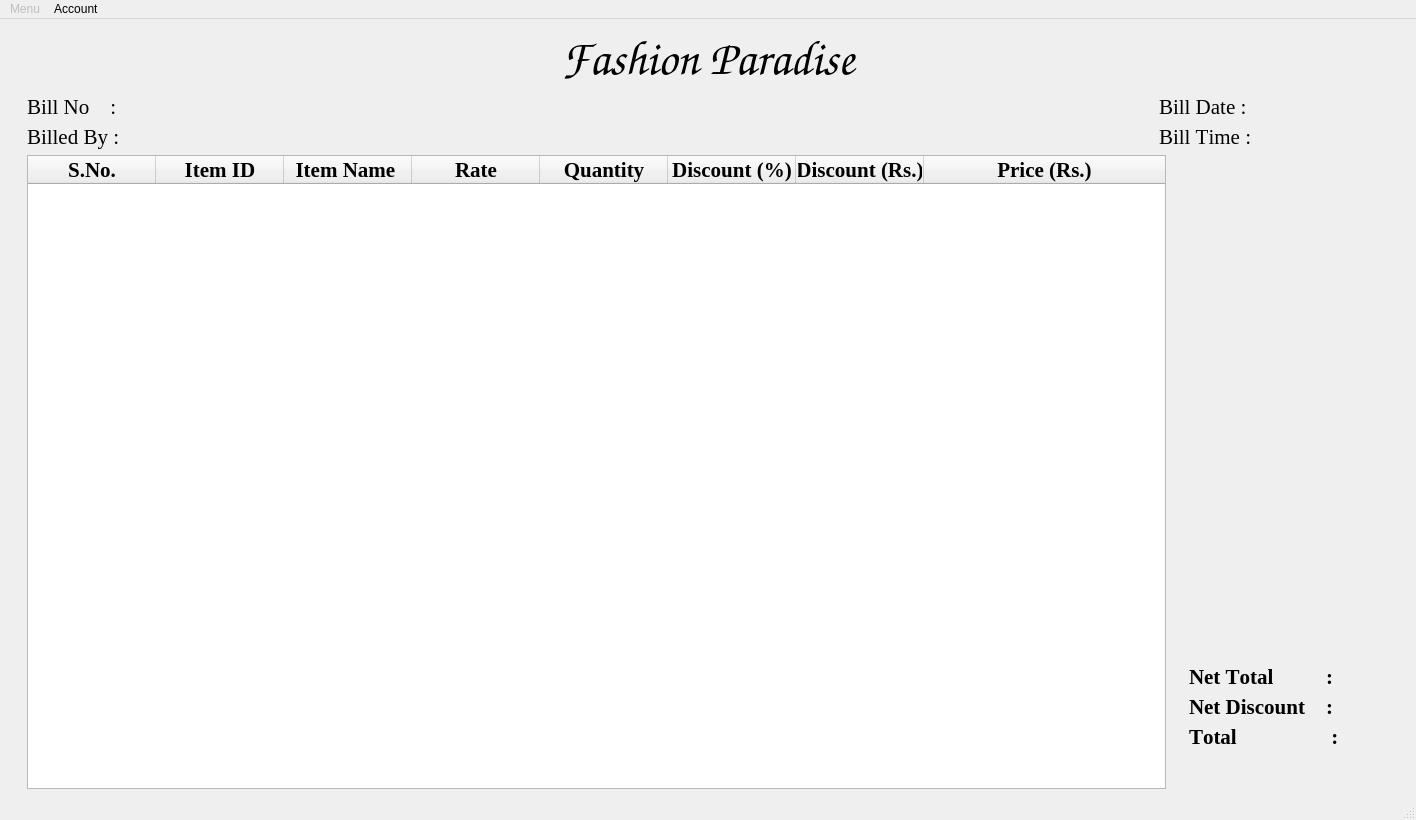
<?xml version="1.0" encoding="UTF-8"?>
<ui version="4.0">
 <class>MainWindow</class>
 <widget class="QMainWindow" name="MainWindow">
  <property name="geometry">
   <rect>
    <x>0</x>
    <y>0</y>
    <width>1416</width>
    <height>820</height>
   </rect>
  </property>
  <property name="minimumSize">
   <size>
    <width>1280</width>
    <height>720</height>
   </size>
  </property>
  <property name="font">
   <font>
    <kerning>false</kerning>
   </font>
  </property>
  <property name="windowTitle">
   <string>MainWindow</string>
  </property>
  <widget class="QWidget" name="centralwidget">
   <layout class="QGridLayout" name="gridLayout_15">
    <item row="0" column="0">
     <layout class="QGridLayout" name="gridLayout_14">
      <item row="0" column="0">
       <layout class="QGridLayout" name="gridLayout_13">
        <item row="0" column="0">
         <layout class="QGridLayout" name="gridLayout_10">
          <item row="0" column="0">
           <spacer name="horizontalSpacer_2">
            <property name="orientation">
             <enum>Qt::Horizontal</enum>
            </property>
            <property name="sizeType">
             <enum>QSizePolicy::Minimum</enum>
            </property>
            <property name="sizeHint" stdset="0">
             <size>
              <width>18</width>
              <height>20</height>
             </size>
            </property>
           </spacer>
          </item>
          <item row="0" column="1">
           <layout class="QGridLayout" name="gridLayout_9">
            <item row="0" column="0">
             <layout class="QGridLayout" name="gridLayout_6">
              <item row="0" column="0">
               <widget class="QLabel" name="label_2">
                <property name="font">
                 <font>
                  <family>Comic Sans MS</family>
                  <pointsize>36</pointsize>
                  <kerning>false</kerning>
                 </font>
                </property>
                <property name="text">
                 <string>Fashion Paradise</string>
                </property>
                <property name="alignment">
                 <set>Qt::AlignCenter</set>
                </property>
               </widget>
              </item>
              <item row="1" column="0">
               <layout class="QGridLayout" name="gridLayout_2">
                <item row="0" column="0">
                 <layout class="QGridLayout" name="gridLayout">
                  <item row="0" column="0">
                   <widget class="QLabel" name="Bill_Number_Label">
                    <property name="font">
                     <font>
                      <family>Times New Roman</family>
                      <pointsize>16</pointsize>
                      <kerning>false</kerning>
                     </font>
                    </property>
                    <property name="whatsThis">
                     <string extracomment="Bill Identification Number"/>
                    </property>
                    <property name="text">
                     <string>Bill No    :     </string>
                    </property>
                   </widget>
                  </item>
                  <item row="1" column="0">
                   <widget class="QLabel" name="Billed_By_Label">
                    <property name="font">
                     <font>
                      <family>Times New Roman</family>
                      <pointsize>16</pointsize>
                      <kerning>false</kerning>
                     </font>
                    </property>
                    <property name="whatsThis">
                     <string extracomment="Staff who is billing"/>
                    </property>
                    <property name="text">
                     <string>Billed By :                          </string>
                    </property>
                   </widget>
                  </item>
                 </layout>
                </item>
                <item row="0" column="1">
                 <spacer name="horizontalSpacer">
                  <property name="orientation">
                   <enum>Qt::Horizontal</enum>
                  </property>
                  <property name="sizeHint" stdset="0">
                   <size>
                    <width>40</width>
                    <height>20</height>
                   </size>
                  </property>
                 </spacer>
                </item>
                <item row="0" column="2">
                 <layout class="QGridLayout" name="gridLayout_3">
                  <item row="0" column="0">
                   <widget class="QLabel" name="Bill_Date_Label">
                    <property name="sizePolicy">
                     <sizepolicy hsizetype="Fixed" vsizetype="Fixed">
                      <horstretch>0</horstretch>
                      <verstretch>0</verstretch>
                     </sizepolicy>
                    </property>
                    <property name="font">
                     <font>
                      <family>Times New Roman</family>
                      <pointsize>16</pointsize>
                      <kerning>false</kerning>
                     </font>
                    </property>
                    <property name="whatsThis">
                     <string extracomment="Date of the Bill"/>
                    </property>
                    <property name="frameShape">
                     <enum>QFrame::NoFrame</enum>
                    </property>
                    <property name="text">
                     <string>Bill Date :                           </string>
                    </property>
                   </widget>
                  </item>
                  <item row="1" column="0">
                   <widget class="QLabel" name="Bill_Time_Label">
                    <property name="font">
                     <font>
                      <family>Times New Roman</family>
                      <pointsize>16</pointsize>
                      <kerning>false</kerning>
                     </font>
                    </property>
                    <property name="whatsThis">
                     <string extracomment="Time of the Bill"/>
                    </property>
                    <property name="text">
                     <string>Bill Time :                    </string>
                    </property>
                   </widget>
                  </item>
                 </layout>
                </item>
               </layout>
              </item>
             </layout>
            </item>
            <item row="0" column="1">
             <spacer name="horizontalSpacer_7">
              <property name="orientation">
               <enum>Qt::Horizontal</enum>
              </property>
              <property name="sizeType">
               <enum>QSizePolicy::Minimum</enum>
              </property>
              <property name="sizeHint" stdset="0">
               <size>
                <width>18</width>
                <height>20</height>
               </size>
              </property>
             </spacer>
            </item>
           </layout>
          </item>
         </layout>
        </item>
        <item row="1" column="0">
         <layout class="QGridLayout" name="gridLayout_12">
          <item row="0" column="0">
           <layout class="QGridLayout" name="gridLayout_11">
            <item row="0" column="0">
             <spacer name="horizontalSpacer_6">
              <property name="orientation">
               <enum>Qt::Horizontal</enum>
              </property>
              <property name="sizeType">
               <enum>QSizePolicy::Minimum</enum>
              </property>
              <property name="sizeHint" stdset="0">
               <size>
                <width>18</width>
                <height>20</height>
               </size>
              </property>
             </spacer>
            </item>
            <item row="0" column="1">
             <widget class="QTableWidget" name="Bill_Table">
              <property name="minimumSize">
               <size>
                <width>0</width>
                <height>610</height>
               </size>
              </property>
              <property name="font">
               <font>
                <family>Times New Roman</family>
                <pointsize>16</pointsize>
                <kerning>false</kerning>
               </font>
              </property>
              <property name="verticalScrollBarPolicy">
               <enum>Qt::ScrollBarAlwaysOff</enum>
              </property>
              <property name="horizontalScrollBarPolicy">
               <enum>Qt::ScrollBarAlwaysOff</enum>
              </property>
              <property name="sizeAdjustPolicy">
               <enum>QAbstractScrollArea::AdjustToContents</enum>
              </property>
              <property name="showGrid">
               <bool>true</bool>
              </property>
              <property name="gridStyle">
               <enum>Qt::NoPen</enum>
              </property>
              <attribute name="horizontalHeaderVisible">
               <bool>true</bool>
              </attribute>
              <attribute name="horizontalHeaderCascadingSectionResizes">
               <bool>true</bool>
              </attribute>
              <attribute name="horizontalHeaderDefaultSectionSize">
               <number>128</number>
              </attribute>
              <attribute name="horizontalHeaderStretchLastSection">
               <bool>true</bool>
              </attribute>
              <attribute name="verticalHeaderVisible">
               <bool>false</bool>
              </attribute>
              <attribute name="verticalHeaderCascadingSectionResizes">
               <bool>true</bool>
              </attribute>
              <column>
               <property name="text">
                <string>S.No.</string>
               </property>
               <property name="font">
                <font>
                 <family>Times New Roman</family>
                 <pointsize>16</pointsize>
                 <bold>true</bold>
                 <stylestrategy>PreferAntialias</stylestrategy>
                 <kerning>false</kerning>
                </font>
               </property>
               <property name="foreground">
                <brush brushstyle="SolidPattern">
                 <color alpha="255">
                  <red>0</red>
                  <green>0</green>
                  <blue>0</blue>
                 </color>
                </brush>
               </property>
              </column>
              <column>
               <property name="text">
                <string>Item ID</string>
               </property>
               <property name="font">
                <font>
                 <family>Times New Roman</family>
                 <pointsize>16</pointsize>
                 <bold>true</bold>
                 <kerning>true</kerning>
                </font>
               </property>
              </column>
              <column>
               <property name="text">
                <string>Item Name </string>
               </property>
               <property name="font">
                <font>
                 <family>Times New Roman</family>
                 <pointsize>16</pointsize>
                 <bold>true</bold>
                 <kerning>false</kerning>
                </font>
               </property>
              </column>
              <column>
               <property name="text">
                <string>Rate</string>
               </property>
               <property name="font">
                <font>
                 <family>Times New Roman</family>
                 <pointsize>16</pointsize>
                 <bold>true</bold>
                 <kerning>false</kerning>
                </font>
               </property>
              </column>
              <column>
               <property name="text">
                <string>Quantity</string>
               </property>
               <property name="font">
                <font>
                 <family>Times New Roman</family>
                 <pointsize>16</pointsize>
                 <bold>true</bold>
                 <kerning>false</kerning>
                </font>
               </property>
              </column>
              <column>
               <property name="text">
                <string>Discount (%)</string>
               </property>
               <property name="font">
                <font>
                 <family>Times New Roman</family>
                 <pointsize>16</pointsize>
                 <bold>true</bold>
                 <kerning>false</kerning>
                </font>
               </property>
              </column>
              <column>
               <property name="text">
                <string>Discount (Rs.)</string>
               </property>
               <property name="font">
                <font>
                 <family>Times New Roman</family>
                 <pointsize>16</pointsize>
                 <bold>true</bold>
                 <kerning>false</kerning>
                </font>
               </property>
              </column>
              <column>
               <property name="text">
                <string>Price (Rs.)</string>
               </property>
               <property name="font">
                <font>
                 <family>Times New Roman</family>
                 <pointsize>16</pointsize>
                 <bold>true</bold>
                 <kerning>false</kerning>
                </font>
               </property>
              </column>
             </widget>
            </item>
           </layout>
          </item>
          <item row="0" column="1">
           <layout class="QGridLayout" name="gridLayout_8">
            <item row="0" column="0">
             <layout class="QGridLayout" name="gridLayout_5">
              <item row="0" column="0">
               <spacer name="horizontalSpacer_5">
                <property name="orientation">
                 <enum>Qt::Horizontal</enum>
                </property>
                <property name="sizeType">
                 <enum>QSizePolicy::Minimum</enum>
                </property>
                <property name="sizeHint" stdset="0">
                 <size>
                  <width>17</width>
                  <height>20</height>
                 </size>
                </property>
               </spacer>
              </item>
              <item row="0" column="1">
               <layout class="QGridLayout" name="gridLayout_4">
                <item row="1" column="0">
                 <layout class="QGridLayout" name="gridLayout_7">
                  <item row="0" column="0">
                   <widget class="QLabel" name="Net_Total_Label">
                    <property name="minimumSize">
                     <size>
                      <width>200</width>
                      <height>0</height>
                     </size>
                    </property>
                    <property name="font">
                     <font>
                      <family>Times New Roman</family>
                      <pointsize>16</pointsize>
                      <bold>true</bold>
                      <kerning>false</kerning>
                     </font>
                    </property>
                    <property name="text">
                     <string>Net Total          :      </string>
                    </property>
                   </widget>
                  </item>
                  <item row="1" column="0">
                   <widget class="QLabel" name="Net_Discount_Label">
                    <property name="minimumSize">
                     <size>
                      <width>200</width>
                      <height>0</height>
                     </size>
                    </property>
                    <property name="font">
                     <font>
                      <family>Times New Roman</family>
                      <pointsize>16</pointsize>
                      <bold>true</bold>
                      <kerning>false</kerning>
                     </font>
                    </property>
                    <property name="text">
                     <string>Net Discount    :      </string>
                    </property>
                   </widget>
                  </item>
                 </layout>
                </item>
                <item row="0" column="0">
                 <spacer name="verticalSpacer">
                  <property name="orientation">
                   <enum>Qt::Vertical</enum>
                  </property>
                  <property name="sizeHint" stdset="0">
                   <size>
                    <width>20</width>
                    <height>40</height>
                   </size>
                  </property>
                 </spacer>
                </item>
                <item row="3" column="0">
                 <spacer name="verticalSpacer_2">
                  <property name="orientation">
                   <enum>Qt::Vertical</enum>
                  </property>
                  <property name="sizeType">
                   <enum>QSizePolicy::Minimum</enum>
                  </property>
                  <property name="sizeHint" stdset="0">
                   <size>
                    <width>20</width>
                    <height>40</height>
                   </size>
                  </property>
                 </spacer>
                </item>
                <item row="2" column="0">
                 <widget class="QLabel" name="Total_Label">
                  <property name="minimumSize">
                   <size>
                    <width>200</width>
                    <height>0</height>
                   </size>
                  </property>
                  <property name="font">
                   <font>
                    <family>Times New Roman</family>
                    <pointsize>16</pointsize>
                    <bold>true</bold>
                    <kerning>false</kerning>
                   </font>
                  </property>
                  <property name="text">
                   <string>Total                  :         </string>
                  </property>
                 </widget>
                </item>
               </layout>
              </item>
             </layout>
            </item>
            <item row="0" column="1">
             <spacer name="horizontalSpacer_4">
              <property name="orientation">
               <enum>Qt::Horizontal</enum>
              </property>
              <property name="sizeType">
               <enum>QSizePolicy::Minimum</enum>
              </property>
              <property name="sizeHint" stdset="0">
               <size>
                <width>18</width>
                <height>20</height>
               </size>
              </property>
             </spacer>
            </item>
           </layout>
          </item>
         </layout>
        </item>
       </layout>
      </item>
     </layout>
    </item>
   </layout>
  </widget>
  <widget class="QMenuBar" name="My_Menu">
   <property name="geometry">
    <rect>
     <x>0</x>
     <y>0</y>
     <width>1416</width>
     <height>22</height>
    </rect>
   </property>
   <widget class="QMenu" name="New_Bill_Tab">
    <property name="enabled">
     <bool>false</bool>
    </property>
    <property name="title">
     <string>Menu</string>
    </property>
    <widget class="QMenu" name="menuStock">
     <property name="enabled">
      <bool>false</bool>
     </property>
     <property name="title">
      <string>Stock</string>
     </property>
     <addaction name="Stock_Menu"/>
     <addaction name="Sales_Menu"/>
    </widget>
    <widget class="QMenu" name="menuSales">
     <property name="enabled">
      <bool>false</bool>
     </property>
     <property name="title">
      <string>Sales</string>
     </property>
     <addaction name="actionToday_s_Sales"/>
     <addaction name="actionPrevious_Sales"/>
    </widget>
    <addaction name="menuStock"/>
    <addaction name="menuSales"/>
    <addaction name="Staff_Management_Menu"/>
   </widget>
   <widget class="QMenu" name="Quit_Tab">
    <property name="title">
     <string>Account </string>
    </property>
    <addaction name="Profile"/>
    <addaction name="actionLogout"/>
   </widget>
   <addaction name="New_Bill_Tab"/>
   <addaction name="Quit_Tab"/>
  </widget>
  <widget class="QStatusBar" name="statusbar"/>
  <action name="actionProfile">
   <property name="text">
    <string>Profile</string>
   </property>
  </action>
  <action name="Stock_Menu">
   <property name="text">
    <string>View Stock</string>
   </property>
  </action>
  <action name="Sales_Menu">
   <property name="text">
    <string>Update Stock</string>
   </property>
  </action>
  <action name="actionToday_s_Sales">
   <property name="text">
    <string>Today's Sales</string>
   </property>
  </action>
  <action name="actionPrevious_Sales">
   <property name="text">
    <string>Previous Sales</string>
   </property>
  </action>
  <action name="Staff_Management_Menu">
   <property name="enabled">
    <bool>true</bool>
   </property>
   <property name="text">
    <string>Staff Management </string>
   </property>
  </action>
  <action name="Profile">
   <property name="text">
    <string>Profile </string>
   </property>
  </action>
  <action name="actionLogout">
   <property name="text">
    <string>Logout and Exit</string>
   </property>
  </action>
  <action name="Exit_Button">
   <property name="text">
    <string>Logout and Exit</string>
   </property>
  </action>
 </widget>
 <resources>
  <include location="Qt resources/Report_Manager/image.qrc"/>
  <include location="BMS.qrc"/>
 </resources>
 <connections/>
</ui>
